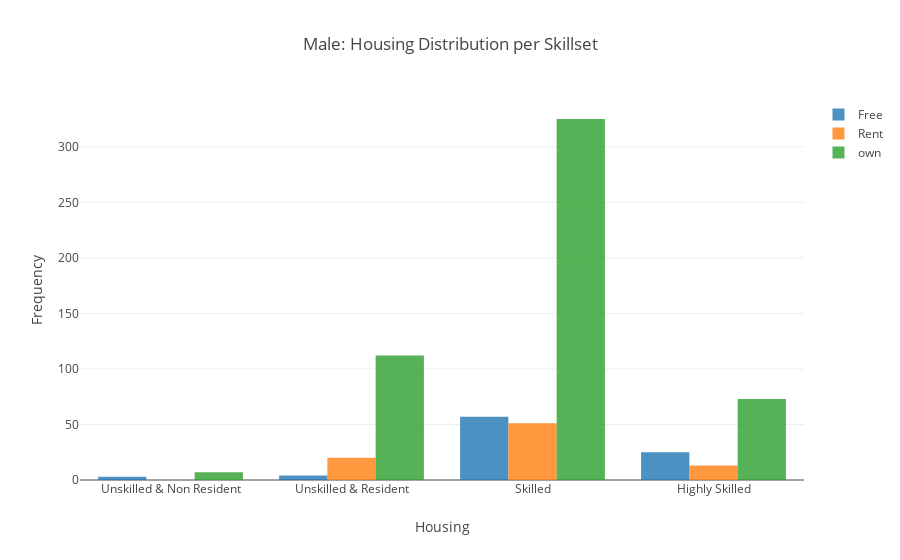

The notebook cell saved with this chart:
### Code cell
trace1 = go.Bar(
    x=msh[msh['Housing']=='free']['Job'].values,
    y= msh[msh['Housing']=='free']['count'].values,
    opacity=0.8,
    name = 'Free'
)
trace2 = go.Bar(
    x=msh[msh['Housing']=='rent']['Job'].values,
    y= msh[msh['Housing']=='rent']['count'].values, 
    opacity=0.8,
    name = 'Rent'
)
trace3 = go.Bar(
    x=msh[msh['Housing']=='own']['Job'].values,
    y= msh[msh['Housing']=='own']['count'].values, 
    opacity=0.8,
    name = 'own'
)
data = [trace1, trace2,trace3]

layout = go.Layout (
    yaxis = dict(
    title = 'Frequency'),
    
    xaxis = dict (
    title = 'Housing'),
    
    title = 'Male: Housing Distribution per Skillset'
)
fig = go.Figure (data=data, layout = layout)
py.iplot(fig)

### Figure 1 — Plotly figure (JSON) as saved in the notebook; plotly's stock layout.template omitted (floating-point values rounded to 4 significant figures)
{"data": [{"name": "Free", "opacity": 0.8, "type": "bar", "x": ["Unskilled & Non Resident", "Unskilled & Resident", "Skilled", "Highly Skilled"], "y": [3, 4, 57, 25]}, {"name": "Rent", "opacity": 0.8, "type": "bar", "x": ["Unskilled & Resident", "Skilled", "Highly Skilled"], "y": [20, 51, 13]}, {"name": "own", "opacity": 0.8, "type": "bar", "x": ["Unskilled & Non Resident", "Unskilled & Resident", "Skilled", "Highly Skilled"], "y": [7, 112, 325, 73]}], "layout": {"title": "Male: Housing Distribution per Skillset", "xaxis": {"title": "Housing"}, "yaxis": {"title": "Frequency"}}}
